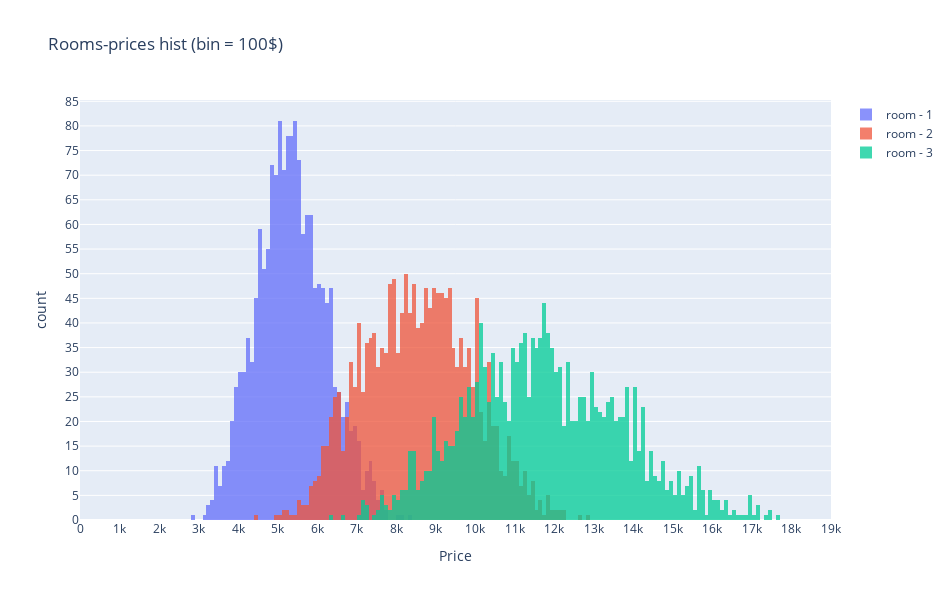

Here is the notebook cell this chart was saved with:
### Markdown cell above
# Task 1 
Постройте гистограммы распределения цен для каждой категории (по количеству комнат).
Какие выводы можно сделать на основе полученных гистограмм?

### Code cell
fig = go.Figure()

for room in sorted(df.Rooms.unique()):
    room_df = df.query('Rooms == @room')
    n_bins = (room_df.Price.max() - room_df.Price.min()) // 50
    fig.add_trace(go.Histogram(x=room_df.Price, nbinsx=n_bins, opacity=0.75, name=f'room - {room}'))

fig.update_layout(height=600, width=950, xaxis=dict(range=(0, 19000), dtick=1000, title='Price'),
                 yaxis=dict(dtick=5, title='count'), barmode='overlay', title='Rooms-prices hist (bin = 100$)')
    
fig.show()

### Figure 1 — Plotly figure (JSON) as saved in the notebook; plotly's stock layout.template omitted (floating-point values rounded to 4 significant figures; data arrays with more than 128 entries replaced by an {"elided": "..."} marker saying what was removed)
{"data": [{"name": "room - 1", "nbinsx": 110, "opacity": 0.75, "type": "histogram", "x": {"elided": "1657 int values"}}, {"name": "room - 2", "nbinsx": 168, "opacity": 0.75, "type": "histogram", "x": {"elided": "1690 int values"}}, {"name": "room - 3", "nbinsx": 225, "opacity": 0.75, "type": "histogram", "x": {"elided": "1653 int values"}}], "layout": {"barmode": "overlay", "height": 600, "title": {"text": "Rooms-prices hist (bin = 100$)"}, "width": 950, "xaxis": {"dtick": 1000, "range": [0, 19000], "title": {"text": "Price"}}, "yaxis": {"dtick": 5, "title": {"text": "count"}}}}
